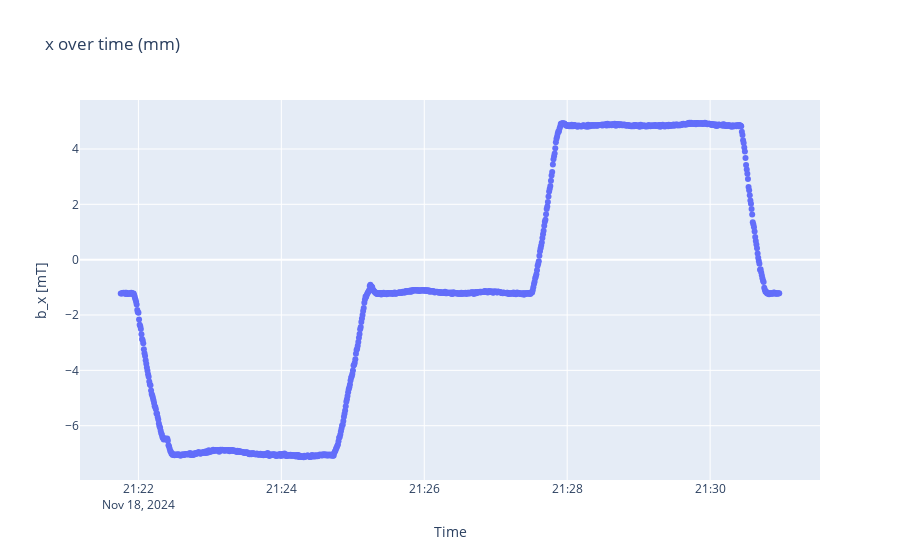
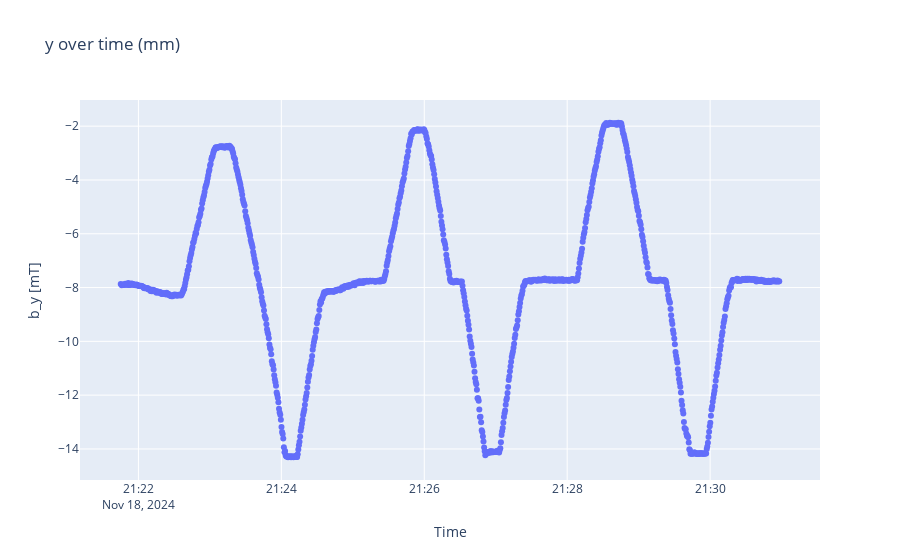
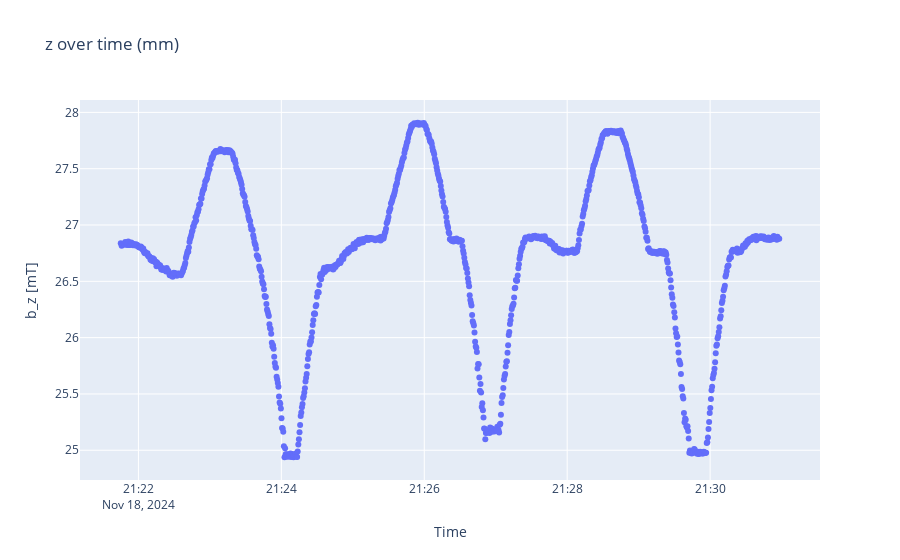

The notebook cell saved with these charts, in order:
### Code cell
locplots(locpred, timestamps)

### Figure 1 — Plotly figure (JSON) as saved in the notebook; plotly's stock layout.template omitted (floating-point values rounded to 4 significant figures; data arrays with more than 128 entries replaced by an {"elided": "..."} marker saying what was removed)
{"data": [{"mode": "markers", "type": "scatter", "x": {"elided": "1091 str values"}, "y": {"elided": "1091 float values"}}], "layout": {"title": {"text": "x over time (mm)"}, "xaxis": {"title": {"text": "Time"}}, "yaxis": {"scaleanchor": "y", "title": {"text": "b_x [mT]"}}}}

### Figure 2 — Plotly figure (JSON) as saved in the notebook; plotly's stock layout.template omitted (floating-point values rounded to 4 significant figures; data arrays with more than 128 entries replaced by an {"elided": "..."} marker saying what was removed)
{"data": [{"mode": "markers", "type": "scatter", "x": {"elided": "1091 str values"}, "y": {"elided": "1091 float values"}}], "layout": {"title": {"text": "y over time (mm)"}, "xaxis": {"title": {"text": "Time"}}, "yaxis": {"scaleanchor": "y", "title": {"text": "b_y [mT]"}}}}

### Figure 3 — Plotly figure (JSON) as saved in the notebook; plotly's stock layout.template omitted (floating-point values rounded to 4 significant figures; data arrays with more than 128 entries replaced by an {"elided": "..."} marker saying what was removed)
{"data": [{"mode": "markers", "type": "scatter", "x": {"elided": "1091 str values"}, "y": {"elided": "1091 float values"}}], "layout": {"title": {"text": "z over time (mm)"}, "xaxis": {"title": {"text": "Time"}}, "yaxis": {"scaleanchor": "y", "title": {"text": "b_z [mT]"}}}}
